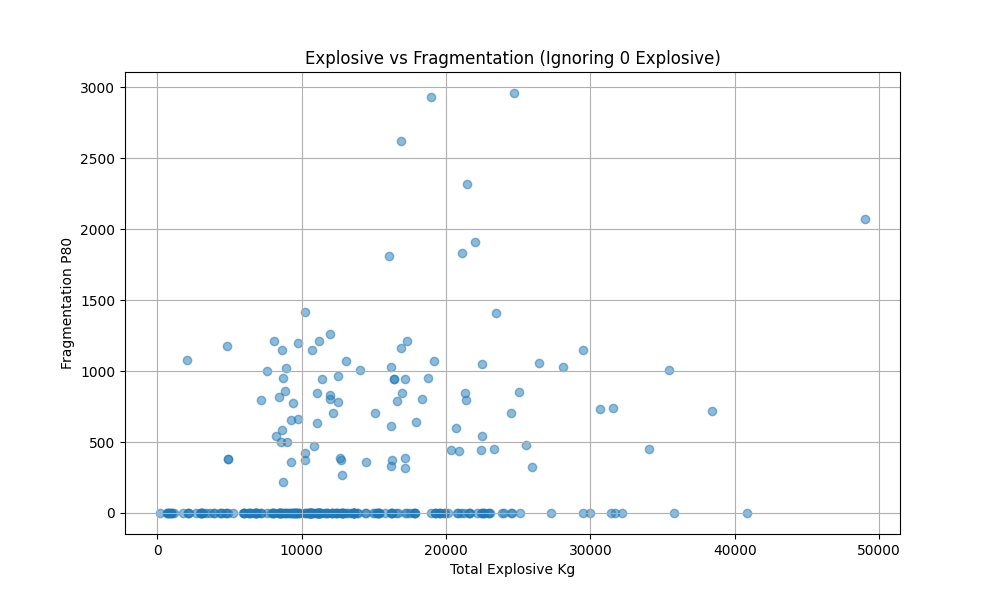
#> input picture AI mining Explorer latest/chart.png, 1000 x 600 px
$ python -i image_processor.py   (imports and definitions only)
#> lines starting #> are read from the running program, lines starting #| are printed output that depends on the picture
"""
Image Processing Module
Image operations and validation
"""

import logging
from pathlib import Path
from typing import Optional, Tuple
import numpy as np

logger = logging.getLogger(__name__)


class ImageProcessor:
    """Image processing and validation"""

    def __init__(self):
        pass

    # [110 lines left out: functions load_image, save_image, resize_image, crop_face, not called in this run]

    def enhance_image(self, image: np.ndarray) -> np.ndarray:
        """Enhance image quality"""
        try:
            import cv2

            # Convert to LAB color space
            lab = cv2.cvtColor(image, cv2.COLOR_RGB2LAB)
#> lab: shape (600, 1000, 3); mean of channels 0, 1, 2 249.8, 127.9, 127.6
            l, a, b = cv2.split(lab)
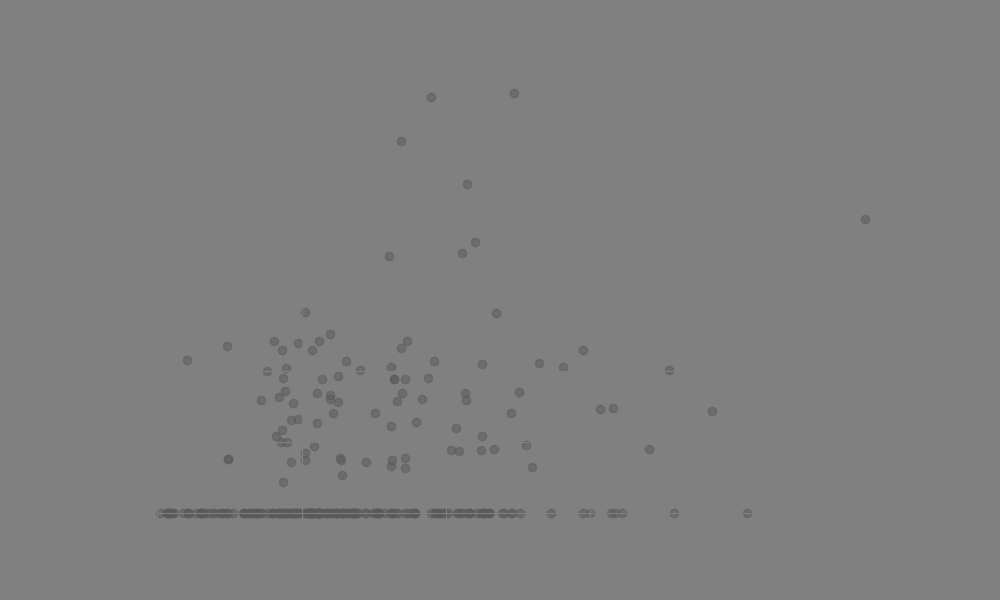
#> b: shape (600, 1000); min 89, max 128, mean 127.6

            # Apply CLAHE to L channel
            clahe = cv2.createCLAHE(clipLimit=2.0, tileGridSize=(8, 8))
            l_enhanced = clahe.apply(l)

            # Merge channels
            enhanced_lab = cv2.merge([l_enhanced, a, b])
#> enhanced_lab: shape (600, 1000, 3); mean of channels 0, 1, 2 249.5, 127.9, 127.6

            # Convert back to RGB
            enhanced = cv2.cvtColor(enhanced_lab, cv2.COLOR_LAB2RGB)

            logger.debug("Applied image enhancement")
            return enhanced

        except Exception as e:
            logger.error(f"Error enhancing image: {e}")
            return image

    # [86 lines left out: functions validate_image, preprocess_for_lipsync, create_thumbnail, not called in this run]


# [4 lines not run here, left out]

>>> import cv2
>>> picture = cv2.cvtColor(cv2.imread('../../../AI mining Explorer latest/chart.png'), cv2.COLOR_BGR2RGB)
>>> result = ImageProcessor().enhance_image(picture)
